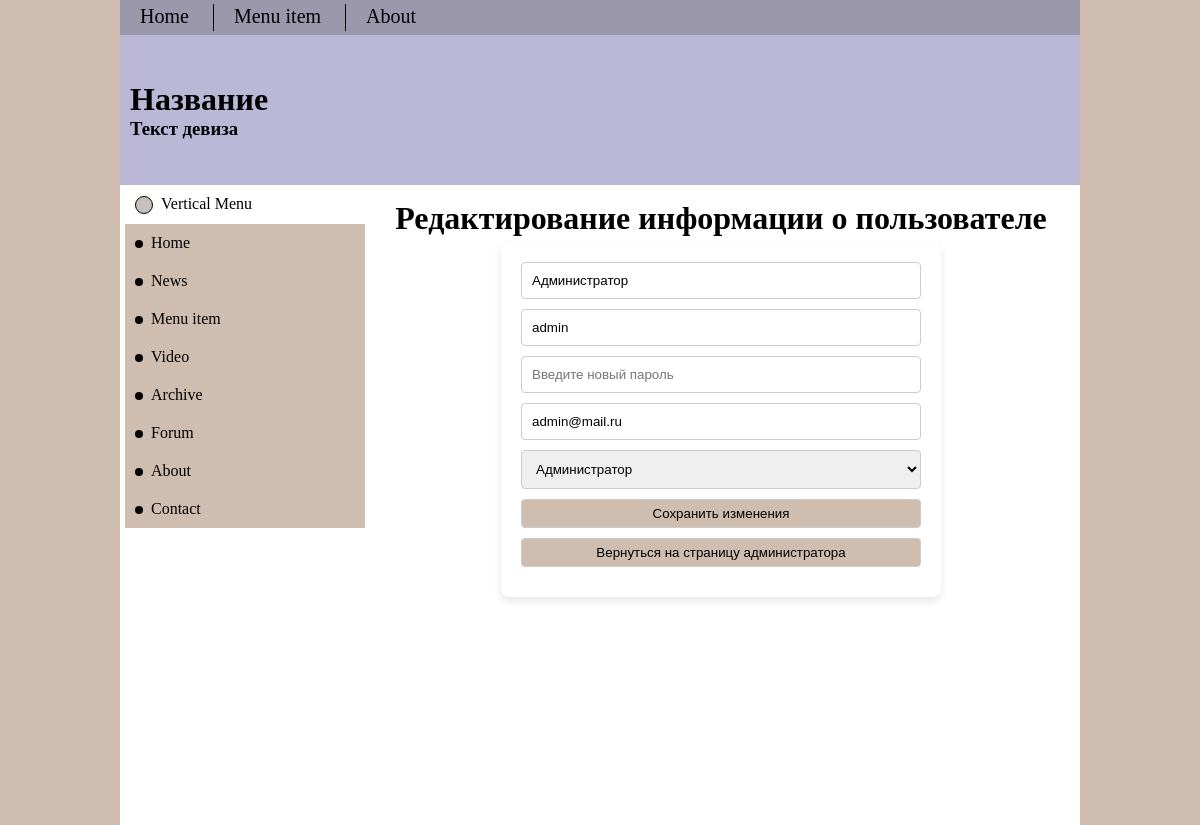
/admin_edit.php?id=13, run on the app's committed database.
### tables this page shows
CREATE TABLE `users` (
  `id` int UNSIGNED NOT NULL,
  `name` varchar(50) NOT NULL,
  `login` varchar(50) NOT NULL,
  `password` varchar(32) NOT NULL,
  `mail` varchar(70) NOT NULL,
  `registration_date` timestamp NOT NULL DEFAULT CURRENT_TIMESTAMP,
  `role` tinyint(1) NOT NULL DEFAULT '0'
);

### admin_edit.php (the view, shortened to what this page needs)
<?php
    require "header.php";
    $mysql = new mysqli('localhost', 'root', '', 'lab7');
    $id = $_GET['id'];
    $select_query = "SELECT * FROM users WHERE id=?";
    $stmt_select = $mysql->prepare($select_query);
    $stmt_select->bind_param("i", $id);
    $stmt_select->execute();
    $result = $stmt_select->get_result();
    if ($result->num_rows == 0) {
        echo "Пользователь не найден";
        exit();
    } else {
        $row = $result->fetch_assoc();
    }
?>
<!DOCTYPE html>
<html lang="en">
<head>
</head>
<body>
    <h1>Редактирование информации о пользователе</h1>
    <div class='container'>
        <form action="" method="post">
            <input type="text" name="name" class="form-control" value="<?php echo $row['name']; ?>" placeholder="Имя" required minlength="2" pattern="[а-яА-Яa-zA-Z]+" title="Допустимы только английские и русские буквы">
            <input type="text" name="login" class="form-control" value="<?php echo $row['login']; ?>" placeholder="Логин" required minlength="5" pattern="[a-zA-Z]+" title="Допустимы только английские буквы">
            <input type="password" name="password" class="form-control" placeholder="Введите новый пароль" minlength="8">
            <input type="email" name="email" class="form-control" value="<?php echo $row['mail']; ?>" placeholder="Email" required pattern="[a-zA-Z0-9._%+-]+@[a-zA-Z0-9.-]+\.[a-zA-Z]{2,}">
            <select name="role" class="form-control">
                <option value="1" <?php if($row['role'] == 1) echo "selected"; ?>>Администратор</option>
            </select>
            <button type="submit" name="submit" class="jump_button">Сохранить изменения</button>
            <button class="jump_button"><a href="admin_menu.php">Вернуться на страницу администратора</a></button>
        </form>
    </div>
</body>
</html>
<?php
    require "footer.php";
?>

### CSS/lab2.css (style rules this page uses)
* { margin: 0; padding: 0; }
body { background: #cfbdaf; font-family: Calibri; }
a { text-decoration: none; color: black; }
#content h1,h5,p { padding: 5px 0; }
input[type="text"] { width: 100%; padding: 10px; margin-bottom: 10px; border: 1px solid #ccc; border-radius: 4px; box-sizing: border-box; }
.jump_button { width: 100%; padding: 10px; background-color: #cfbdaf; color: rgb(0, 0, 0); margin-bottom: 10px; border: 1px solid #ccc; border-radius: 4px; box-sizing: border-box; padding: 6px 10px; text-align: center; }
.container { max-width: 400px; margin: 0 auto; background-color: #ffffff; padding: 20px; border-radius: 8px; box-shadow: 0 4px 8px rgba(0, 0, 0, 0.1); }
.form-control { width: 100%; padding: 10px; margin-bottom: 10px; border: 1px solid #ccc; border-radius: 4px; box-sizing: border-box; cursor: pointer; }

### data on the page
users: name "Администратор", login "admin", email "admin@mail.ru", role "Администратор"
